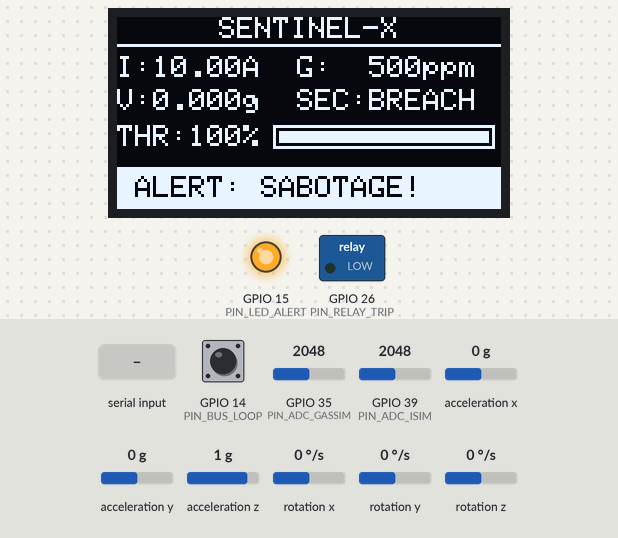
The sketch below on a simulated ESP32. Shown: 128×64 one-colour display, switched loads named in the sketch (green lamp = pin HIGH), output pins drawn as LEDs (lit = HIGH). Wiring (inferred from the names in the program): MPU-6050 motion sensor at I2C address 0x68. The inputs (shaded band) are chosen by the test bench; at power-on: GPIO 14 (PIN_BUS_LOOP) HIGH, GPIO 39 (PIN_ADC_ISIM) = 2048, GPIO 35 (PIN_ADC_GASSIM) = 2048, acceleration x 0 g, acceleration y 0 g, acceleration z 1 g, rotation x 0 °/s, rotation y 0 °/s, rotation z 0 °/s (analog values on the 0–4095 scale). What the sketch prints to the serial monitor is not drawn.

Above: at 2.1 s.
2.2 s: "TRIP\n" received over Serial
At 3.5 s:
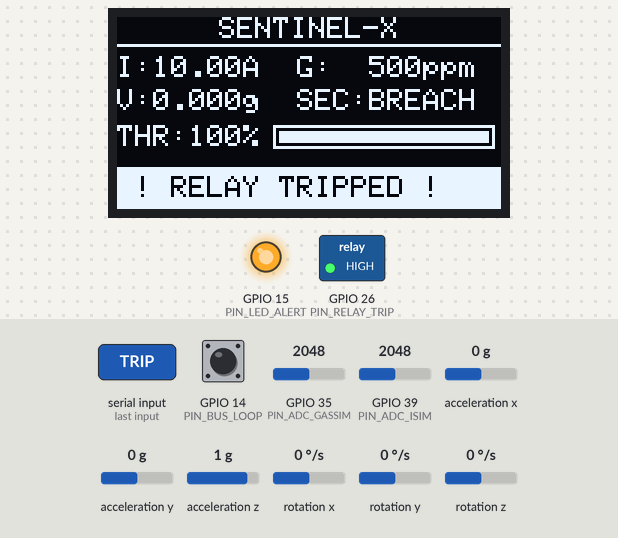
4.0 s: GPIO 14 (PIN_BUS_LOOP) pulled LOW for 1 s
At 5.0 s:
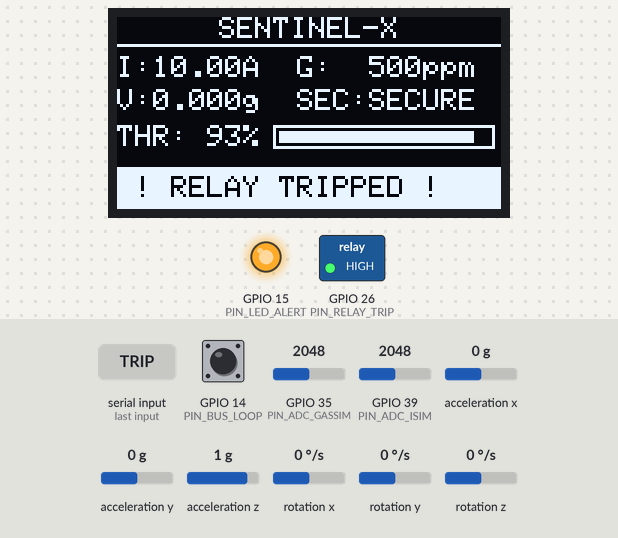
7.0 s: "RESET\n" received over Serial
At 7.27 s:
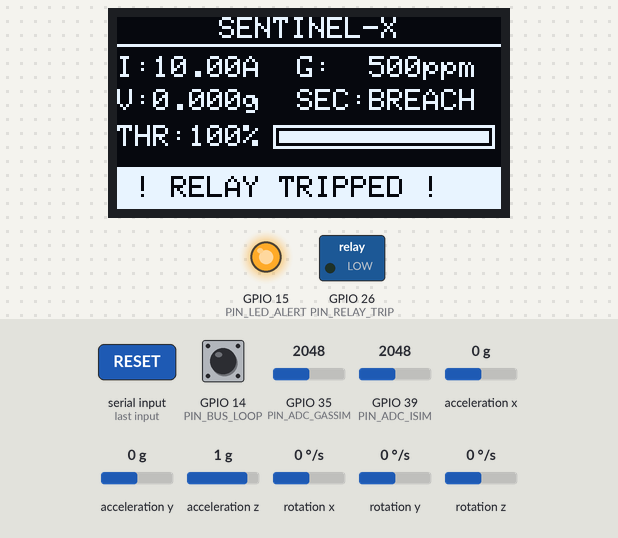
9.0 s: GPIO 14 (PIN_BUS_LOOP) pulled LOW for 3.2 s
At 10.1 s:
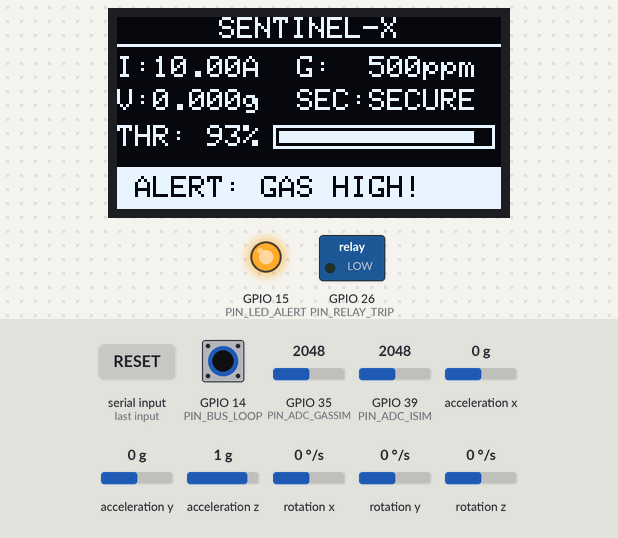
14.0 s: GPIO 39 (PIN_ADC_ISIM) set to 2017
At 15.2 s:
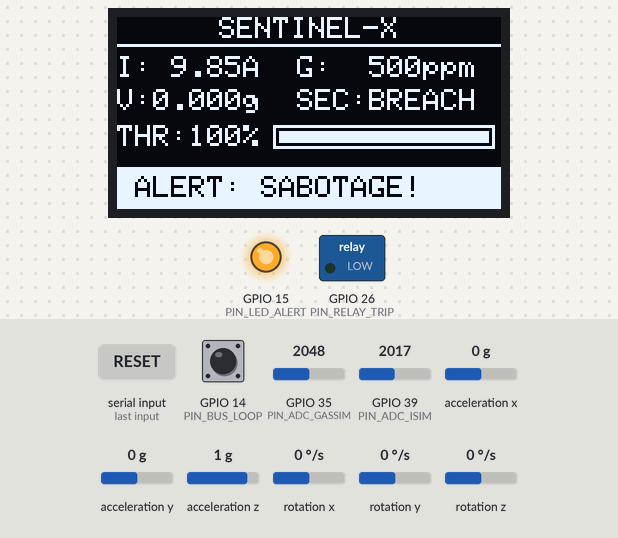
16.0 s: GPIO 35 (PIN_ADC_GASSIM) set to 454
At 17.7 s:
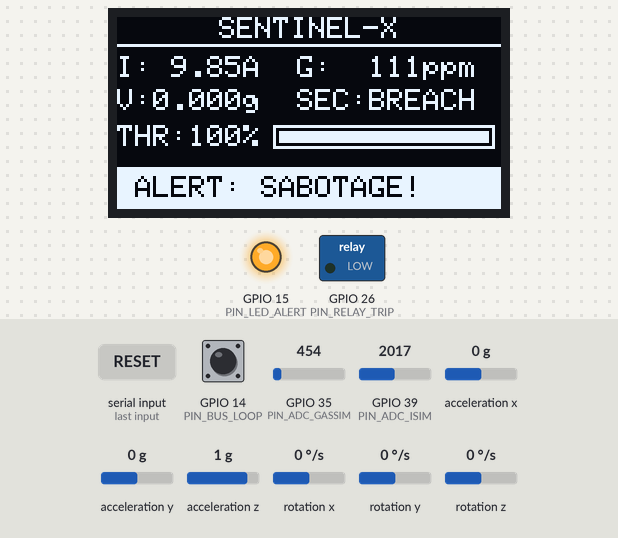
18.0 s: GPIO 35 (PIN_ADC_GASSIM) set to 383
Timing chart, 0 to 21.0 s (numbered marks = the images above; inputs shaded):
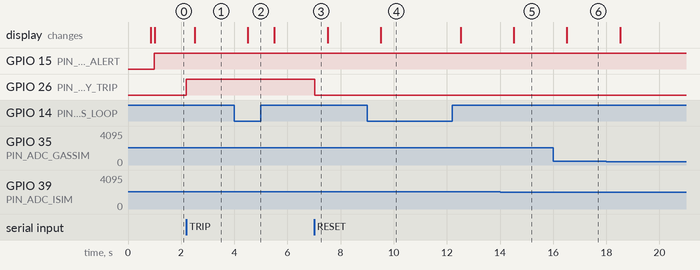

The sketch:

sentinel-x.ino
```cpp
/* ============================================================================
   SENTINEL-X — DEMO FIRMWARE (OLED + RELAY) [REV 10 - CLEAN HEADER SENTINEL-X]
   Board   : ESP32 DOIT DevKit V1
   Library : ElectronicCats MPU6050, ArduinoJson, Adafruit SSD1306, Adafruit GFX
   ============================================================================ */

#include <Arduino.h>
#include <Wire.h>
#include <MPU6050.h>          // ElectronicCats MPU6050
#include <ArduinoJson.h>
#include <Adafruit_GFX.h>     // Library Grafis OLED
#include <Adafruit_SSD1306.h> // Library Driver OLED SSD1306

/* ---------------- 1. PIN MAP ---------------- */
#define PIN_I2C_SDA       21
#define PIN_I2C_SCL       22
#define PIN_ADC_GASSIM    35
#define PIN_ADC_ISIM      39
#define PIN_BUS_LOOP      14
#define PIN_LED_ALERT     15
#define PIN_RELAY_TRIP    26

/* ---------------- 2. KONFIGURASI OLED SSD1306 ---------------- */
#define SCREEN_WIDTH      128
#define SCREEN_HEIGHT     64
#define OLED_RESET        -1
#define OLED_I2C_ADDR     0x3C

/* ---------------- 3. PARAMETER SENSITIVITAS GETARAN ---------------- */
#define VIB_SAMPLES       24
#define VIB_GAIN          2.0f
#define VIB_MODEL_SCALE   50.0f
#define MPU_I2C_ADDR      0x68     // Alamat I2C terdeteksi (0x68)
#define ACCEL_SCALE_2G    16384.0f // Skala LSB/g untuk rentang +-2g

/* ---------------- 4. PARAMETER RETRY MPU ---------------- */
#define MPU_RETRY_COOLDOWN_MS  5000

/* ---------------- 5. KONFIGURASI DEMO ---------------- */
#define NODE_ID              "SENTINEL-X-01"
#define THREAT_THRESHOLD     55
#define TELEMETRY_MS         500

/* ---------------- 6. STATE GLOBAL ---------------- */
Adafruit_SSD1306 display(SCREEN_WIDTH, SCREEN_HEIGHT, &Wire, OLED_RESET);
MPU6050  mpu(MPU_I2C_ADDR);

bool     oledOK        = false;
bool     mpuOK         = false;
bool     relayTripped  = false;
uint32_t lastTelemetry = 0;
uint32_t nextMpuRetry  = 0;

/* ---------------- 7. BOBOT TINYML INT8 ---------------- */
const int8_t W_HIDDEN[4][4] = {
  { 32, 10,  8, 15 },
  {  8, 38, 12, 10 },
  { 10,  8, 42,  5 },
  { 12, 12,  6, 64 }
};
const int8_t B_HIDDEN[4] = { -10, -12, -10, -5 };

struct AIResult {
  const char* label;
  int         threat;
  uint32_t    latency_us;
  const char* status;
};

/* ============================================================================
   8. INISIALISASI MPU-6050 (ELECTRONIC CATS - SUPPORT WHO_AM_I 0x74)
   ============================================================================ */
bool mpuPing() {
  Wire.beginTransmission(MPU_I2C_ADDR);
  return (Wire.endTransmission() == 0);
}

void configureMPU() {
  mpu.initialize();
  mpu.setSleepEnabled(false);
  mpu.setFullScaleAccelRange(MPU6050_ACCEL_FS_2); // +-2G
  mpu.setDLPFMode(MPU6050_DLPF_BW_256);           // Bandwidth ~256 Hz

  Wire.beginTransmission(MPU_I2C_ADDR);
  Wire.write(0x6B);
  Wire.write(0x00);
  Wire.endTransmission();
}

bool initMPU() {
  for (int attempt = 1; attempt <= 3; attempt++) {
    if (mpuPing()) {
      configureMPU();
      delay(50);

      int16_t ax = 0, ay = 0, az = 0;
      mpu.getAcceleration(&ax, &ay, &az);

      if (!(ax == 0 && ay == 0 && az == 0)) {
        Serial.printf("[OK] MPU-6050 (0x%02X) aktif (percobaan %d)\n", MPU_I2C_ADDR, attempt);
        return true;
      }
    }
    Serial.printf("[RETRY %d] MPU-6050 belum merespons...\n", attempt);
    delay(150);
  }
  Serial.println("[GAGAL] MPU-6050 tidak terdeteksi saat boot.");
  return false;
}

/* ============================================================================
   9. INISIALISASI & TAMPILAN OLED SSD1306
   ============================================================================ */
bool initOLED() {
  Wire.beginTransmission(OLED_I2C_ADDR);
  if (Wire.endTransmission() != 0) {
    Serial.println("[GAGAL] Layar OLED (0x3C) tidak terdeteksi!");
    return false;
  }

  if (!display.begin(SSD1306_SWITCHCAPVCC, OLED_I2C_ADDR)) {
    Serial.println("[GAGAL] Alokasi memori SSD1306 gagal!");
    return false;
  }

  display.clearDisplay();
  display.setTextSize(1);
  display.setTextColor(SSD1306_WHITE);
  display.setCursor(34, 16);
  display.println("SENTINEL-X");
  display.setCursor(16, 32);
  display.println("Initializing...");
  display.display();
  Serial.println("[OK] Layar OLED (0x3C) aktif");
  return true;
}

const char* getShortAILabel(const char* fullLabel) {
  if (strcmp(fullLabel, "PERIMETER_SABOTAGE_DETECTED") == 0)    return "ALERT: SABOTAGE!";
  if (strcmp(fullLabel, "BEARING_VIBRATION_ANOMALY_48HZ") == 0) return "ALERT: VIB 48HZ!";
  if (strcmp(fullLabel, "HAZARDOUS_GAS_ACCUMULATION") == 0)     return "ALERT: GAS HIGH!";
  if (strcmp(fullLabel, "CURRENT_WAVEFORM_TAMPERING") == 0)     return "ALERT: OVERCURR!";
  return "STATUS: NOMINAL";
}

void updateOLED(float i_rms, float gas_ppm, float vib_g, bool secure, const AIResult& ai) {
  if (!oledOK) return;

  display.clearDisplay();
  display.setTextSize(1);
  display.setTextColor(SSD1306_WHITE);

  // 1. Baris Header: Hanya teks "SENTINEL-X" di posisi tengah
  display.setCursor(34, 0);
  display.print("SENTINEL-X");
  display.drawLine(0, 9, 127, 9, SSD1306_WHITE);

  // 2. Baris Sensor 1: Arus & Gas
  display.setCursor(0, 13);
  display.printf("I:%5.2fA  G:%5.0fppm", i_rms, gas_ppm);

  // 3. Baris Sensor 2: Getaran & Status Loop Security
  display.setCursor(0, 24);
  display.printf("V:%5.3fg  SEC:%s", vib_g, secure ? "SECURE" : "BREACH");

  // 4. Baris Threat Index + Progress Bar
  display.setCursor(0, 36);
  display.printf("THR:%3d%%", ai.threat);
  display.drawRect(52, 36, 74, 8, SSD1306_WHITE);
  int barWidth = map(constrain(ai.threat, 0, 100), 0, 100, 0, 70);
  if (barWidth > 0) {
    display.fillRect(54, 38, barWidth, 4, SSD1306_WHITE);
  }

  // 5. Baris Footer: Status / Klasifikasi AI
  bool isAlert = (ai.threat > THREAT_THRESHOLD || relayTripped);
  if (isAlert) {
    display.fillRect(0, 50, 128, 14, SSD1306_WHITE);
    display.setTextColor(SSD1306_BLACK);
  } else {
    display.drawRect(0, 50, 128, 14, SSD1306_WHITE);
    display.setTextColor(SSD1306_WHITE);
  }

  display.setCursor(6, 53);
  if (relayTripped) {
    display.print("! RELAY TRIPPED !");
  } else {
    display.print(getShortAILabel(ai.label));
  }

  display.display();
}

/* ============================================================================
   10. PEMBACAAN GETARAN (ELECTRONIC CATS getAcceleration)
   ============================================================================ */
float readVibG() {
  if (!mpuOK) {
    if (millis() >= nextMpuRetry) {
      nextMpuRetry = millis() + MPU_RETRY_COOLDOWN_MS;
      if (mpuPing()) {
        configureMPU();
        delay(30);
        int16_t tx = 0, ty = 0, tz = 0;
        mpu.getAcceleration(&tx, &ty, &tz);
        if (!(tx == 0 && ty == 0 && tz == 0)) {
          mpuOK = true;
          Serial.println("[OK] MPU-6050 berhasil pulih (re-init)");
        }
      }
    }
    if (!mpuOK) return 0.0f;
  }

  if (!mpuPing()) {
    mpuOK = false;
    nextMpuRetry = millis() + MPU_RETRY_COOLDOWN_MS;
    return 0.0f;
  }

  float ax[VIB_SAMPLES], ay[VIB_SAMPLES], az[VIB_SAMPLES];
  for (int i = 0; i < VIB_SAMPLES; i++) {
    int16_t raw_ax = 0, raw_ay = 0, raw_az = 0;
    mpu.getAcceleration(&raw_ax, &raw_ay, &raw_az);

    ax[i] = (float)raw_ax / ACCEL_SCALE_2G;
    ay[i] = (float)raw_ay / ACCEL_SCALE_2G;
    az[i] = (float)raw_az / ACCEL_SCALE_2G;
    delayMicroseconds(800);
  }

  float mx = 0, my = 0, mz = 0;
  for (int i = 0; i < VIB_SAMPLES; i++) {
    mx += ax[i];
    my += ay[i];
    mz += az[i];
  }
  mx /= VIB_SAMPLES;
  my /= VIB_SAMPLES;
  mz /= VIB_SAMPLES;

  float variance = 0;
  for (int i = 0; i < VIB_SAMPLES; i++) {
    float dx = ax[i] - mx;
    float dy = ay[i] - my;
    float dz = az[i] - mz;
    variance += dx * dx + dy * dy + dz * dz;
  }
  variance /= VIB_SAMPLES;

  float vib = sqrt(variance) * VIB_GAIN;
  return vib;
}

/* ============================================================================
   11. SENSOR LAIN
   ============================================================================ */
float readCurrentSim() {
  return (analogRead(PIN_ADC_ISIM) / 4095.0f) * 20.0f;
}

float readGasSim() {
  float ppm = (analogRead(PIN_ADC_GASSIM) / 4095.0f) * 1000.0f;
  return max(ppm, 15.0f);
}

/* ============================================================================
   12. INFERENSI TINYML INT8 (L2)
   ============================================================================ */
AIResult runTinyML(float i_rms, float gas_ppm, float vib_g, bool bus_secure) {
  AIResult r;

  int8_t x[4];
  x[0] = (int8_t)constrain((int)(i_rms  * 4.0f),           0, 127);
  x[1] = (int8_t)constrain((int)(gas_ppm / 8.0f),          0, 127);
  x[2] = (int8_t)constrain((int)(vib_g * VIB_MODEL_SCALE), 0, 127);
  x[3] = bus_secure ? 0 : 100;

  uint64_t t0 = esp_timer_get_time();

  int32_t hidden[4], total = 0, maxScore = -9999;
  int dominant = 0;
  for (int i = 0; i < 4; i++) {
    int32_t acc = (int32_t)B_HIDDEN[i] << 4;
    for (int j = 0; j < 4; j++)
      acc += (int32_t)x[j] * (int32_t)W_HIDDEN[i][j];
    hidden[i] = (acc > 0) ? (acc >> 6) : 0;
    total += hidden[i];
    if (hidden[i] > maxScore) { maxScore = hidden[i]; dominant = i; }
  }

  int threat = constrain((int)total, 0, 100);
  if (!bus_secure && threat < 56) threat = 56;

  uint64_t t1 = esp_timer_get_time();
  r.latency_us = (uint32_t)(t1 - t0);
  r.threat     = threat;

  if (threat > THREAT_THRESHOLD) {
    r.status = "EVENT_ALERT";
    if (!bus_secure)          r.label = "PERIMETER_SABOTAGE_DETECTED";
    else if (dominant == 2)   r.label = "BEARING_VIBRATION_ANOMALY_48HZ";
    else if (dominant == 1)   r.label = "HAZARDOUS_GAS_ACCUMULATION";
    else                      r.label = "CURRENT_WAVEFORM_TAMPERING";
  } else {
    r.status = "NORMAL";
    r.label  = "NOMINAL_OPERATION";
  }
  return r;
}

/* ============================================================================
   13. INTERLOK RELAY
   ============================================================================ */
void tripRelay() {
  if (relayTripped) return;
  digitalWrite(PIN_RELAY_TRIP, HIGH);
  relayTripped = true;
  Serial.println("{\"scada_cmd\":\"EMERGENCY_DISCONNECT_EXECUTED\",\"relay_trip\":true}");
}

void resetRelay() {
  if (!relayTripped) return;
  digitalWrite(PIN_RELAY_TRIP, LOW);
  relayTripped = false;
  Serial.println("{\"scada_cmd\":\"BAY_RECONNECTED\",\"relay_trip\":false}");
}

/* ============================================================================
   14. PERINTAH SERIAL
   ============================================================================ */
void handleSerial() {
  if (Serial.available() <= 0) return;
  String cmd = Serial.readStringUntil('\n');
  cmd.trim(); cmd.toUpperCase();

  if      (cmd == "TRIP")   tripRelay();
  else if (cmd == "RESET")  resetRelay();
  else if (cmd == "STATUS") Serial.printf("[STATUS] relay=%s mpu=%s oled=%s\n",
                                relayTripped ? "TRIP" : "NORMAL",
                                mpuOK ? "OK" : "GAGAL",
                                oledOK ? "OK" : "GAGAL");
}

/* ============================================================================
   15. SETUP
   ============================================================================ */
void setup() {
  Serial.begin(115200);
  delay(600);

  pinMode(PIN_BUS_LOOP,   INPUT_PULLUP);
  pinMode(PIN_LED_ALERT,  OUTPUT);
  pinMode(PIN_RELAY_TRIP, OUTPUT);
  digitalWrite(PIN_LED_ALERT,  LOW);
  digitalWrite(PIN_RELAY_TRIP, LOW);

  analogReadResolution(12);
  analogSetAttenuation(ADC_11db);

  Wire.begin(PIN_I2C_SDA, PIN_I2C_SCL);
  Wire.setClock(100000);
  delay(200);

  oledOK = initOLED();
  mpuOK  = initMPU();
  nextMpuRetry = millis() + MPU_RETRY_COOLDOWN_MS;

  Serial.println("====================================================");
  Serial.println("SENTINEL-X Demo  (REV 10 - Clean Header OLED)");
  Serial.println("Perintah: TRIP | RESET | STATUS");
  Serial.println("====================================================");
}

/* ============================================================================
   16. LOOP UTAMA
   ============================================================================ */
void loop() {
  handleSerial();

  uint32_t now = millis();
  if (now - lastTelemetry < TELEMETRY_MS) return;
  lastTelemetry = now;

  float vib     = readVibG();
  bool  secure  = (digitalRead(PIN_BUS_LOOP) == LOW);
  float i_rms   = readCurrentSim();
  float gas_ppm = readGasSim();

  AIResult ai = runTinyML(i_rms, gas_ppm, vib, secure);

  digitalWrite(PIN_LED_ALERT,
    (ai.threat > THREAT_THRESHOLD || relayTripped) ? HIGH : LOW);

  updateOLED(i_rms, gas_ppm, vib, secure, ai);

  JsonDocument doc;
  doc["node"] = NODE_ID;

  JsonObject m = doc["metrics"].to<JsonObject>();
  m["I_rms"]      = serialized(String(i_rms, 2));
  m["gas_ppm"]    = serialized(String(gas_ppm, 1));
  m["vib_g"]      = serialized(String(vib, 4));
  m["bus_secure"] = secure;

  JsonObject a = doc["ai_engine"].to<JsonObject>();
  a["class"]      = ai.label;
  a["threat_idx"] = ai.threat;
  a["latency_us"] = ai.latency_us;

  doc["status"]     = ai.status;
  doc["relay_trip"] = relayTripped;

  serializeJson(doc, Serial);
  Serial.println();
}
```

Measured:
- the behaviour switches between 2047 and 2046 on GPIO 39 (PIN_ADC_ISIM) (found by bisection; images 4 and 5)
- after the input at 2.2 s, GPIO 26 (PIN_RELAY_TRIP): LOW → HIGH at once; the display: changes after 0.31 s (image 1)
- after the input at 4.0 s, the display: changes after 0.51 s (image 2)
- after the input at 7.0 s, GPIO 26 (PIN_RELAY_TRIP): HIGH → LOW at once
- after the input at 9.0 s, the display: changes after 0.51 s (image 4)
- after the input at 14.0 s, the display: changes after 0.52 s (image 5)
- after the input at 16.0 s, the display: changes after 0.52 s (image 6)
